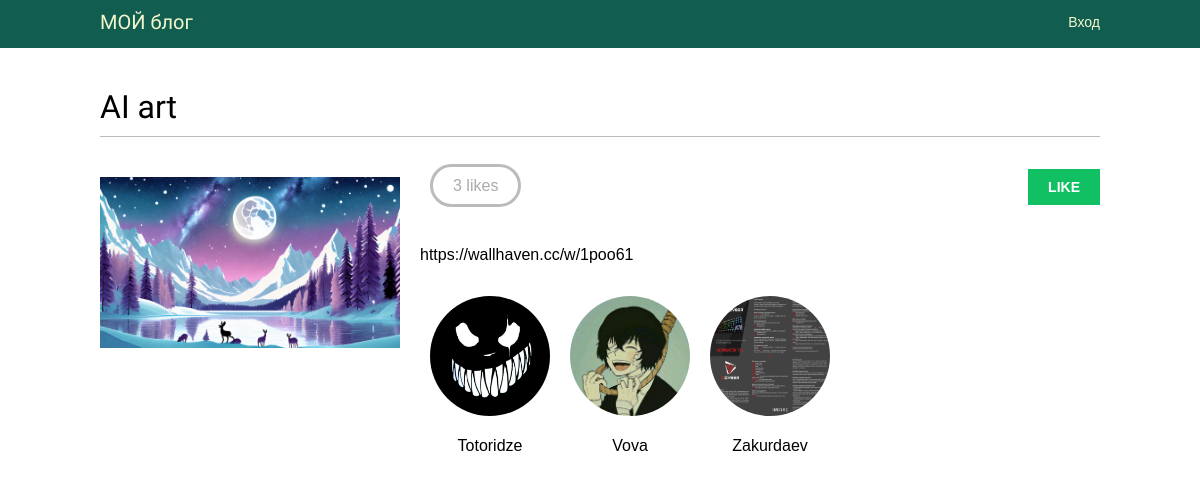
The app's page /images/detail/1/ai-art/ with its own data.
### images/models.py (models this page shows, shortened)
class Image(models.Model):
    user = models.ForeignKey(settings.AUTH_USER_MODEL,
                             related_name='images_created',
                             on_delete=models.CASCADE)
    title = models.CharField(max_length=200)
    slug = models.SlugField(max_length=200, blank=True)
    url = models.URLField(max_length=2000)
    image = models.ImageField(upload_to='images/%Y/%m/%d')
    description = models.TextField(blank=True)
    created = models.DateField(auto_now_add=True)
    users_like = models.ManyToManyField(settings.AUTH_USER_MODEL,
                                       related_name='images_liked',
                                       blank=True)  # Лайки image многие-ко-многим
    total_likes = models.PositiveIntegerField(default=0)
    class Meta:
        indexes = [models.Index(fields=['-created']),
                   models.Index(fields=['-total_likes']),
                   ]
        ordering = ['-created']

### account/models.py (models this page shows, shortened)
class Profile(models.Model):
    user = models.OneToOneField(settings.AUTH_USER_MODEL, on_delete=models.CASCADE)
    date_of_birth = models.DateField(blank=True, null=True)
    photo = models.ImageField(upload_to='users/%Y/%m/%d/', blank=True)

### images/views.py (the view)
# urls.py: path('detail/<int:id>/<slug:slug>/', views.image_detail, name='detail'),
def image_detail(request, id, slug):
    image = get_object_or_404(Image, id=id, slug=slug)
    return render(request, 'images/image/detail.html', {'section': 'images', 'image': image})

### images/templates/images/image/detail.html (shortened to what this page needs)
{% extends "base.html" %}
{% block content %}
  <h1>{{ image.title }}</h1>
  {% load thumbnail %}
  <a href="{{ image.image.url }}">
    <img src="{% thumbnail image.image 300x0 %}" class="image-detail">
  </a>
  {% with total_likes=image.users_like.count users_like=image.users_like.all %}
    <div class="image-info">
      <div>
        <span class="count">
          <span class="total">{{ total_likes }}</span>
          like{{ total_likes|pluralize }}
        </span>
        <a href="#" data-id="{{ image.id }}" data-action="{% if request.user in users_like %}un{% endif %}like"
    class="like button">
          {% if request.user not in users_like %}
            Like
          {% else %}
            Unlike
          {% endif %}
        </a>
      </div>
      {{ image.description|linebreaks }}
    </div>
    <div class="image-likes">
      {% for user in users_like %}
        <div>
          {% if user.profile.photo %}
            <img src="{{ user.profile.photo.url }}">
          {% endif %}
          <p>{{ user.first_name }}</p>
        </div>
      {% empty %}
        Пока нет лайков.
      {% endfor %}
    </div>
  {% endwith %}
{% endblock %}

### account/static/css/base.css (style rules this page uses)
body { margin:0; padding:0; font-family:helvetica, sans-serif; }
p { line-height: 1.8; }
a { color: #41d329; text-decoration:none; }
h1, h2, h3, h4, h5 , h6 { font-family: 'Muli', sans-serif; font-weight:normal; }
h1 { border-bottom:1px solid #bbb; padding:0 0 10px 0; margin:10px 0 20px 0; }
input[type=submit], a.button { font-weight:bold; background:#12c064; color:#fff; padding:10px 20px; font-size:14px; text-transform:uppercase; }
.image-preview, .image-detail { max-width:300px; float:left; margin:0 20px 20px 0; }
.image-detail { margin-top:20px; }
.image-info div { padding:20px 0; overflow:auto; }
.count { color:#aaa; border:3px solid #bbb; border-radius:26px; padding:10px 20px; margin:20px 10px 0; }
a.like, a.follow { float:right; margin-top:-8px; }
.image-likes div { float:left; width:auto; padding:10px; text-align:center; }
.image-likes img { width:120px; height:120px; border-radius:50%; }

### records on screen
Image: title "AI art", image (picture), description "https://wallhaven.cc/w/1poo61"

### other values on screen
{{ total_likes }} "3"
{{ user.first_name }} "Totoridze"
{{ user.first_name }} "Vova"
{{ user.first_name }} "Zakurdaev"
